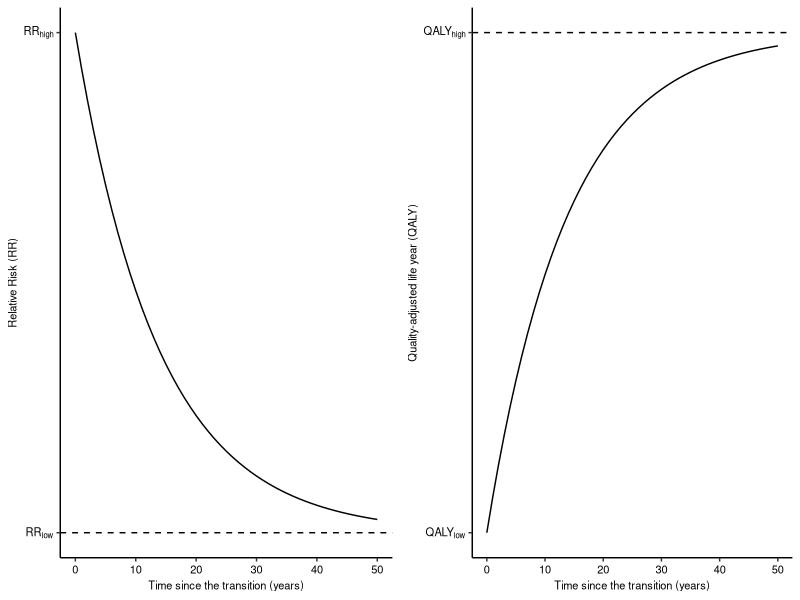

Write the R code that produced this figure.
library(ggplot2)
library(dplyr)
library(grid)
library(gridExtra)

outDirPlot <- file.path("code/figures/microscenario_plots/plots/outPlot")

foregroundCol <- "black"
backgroundCol <- "white"
axisTextSize <- 8

df_RR <- data.frame(x=seq(0, 50, 1)) %>% mutate(y=0.93^x)
df_QALY <- data.frame(x=seq(0, 50, 1)) %>% mutate(y=1-0.93^x)

pRR <- ggplot(data=df_RR, aes(x=x, y=y)) +
        geom_line() +
        geom_hline(yintercept = c(0), linetype="dashed") +
        theme_classic() +
        scale_y_continuous(breaks=c(0,1), labels=c(expression("RR"["low"]),expression("RR"["high"]))) +
        theme(axis.text.x  = element_text(color=foregroundCol, size=axisTextSize),
              axis.text.y = element_text(color=foregroundCol, size=axisTextSize),
              axis.title.x  = element_text(color=foregroundCol, size=axisTextSize),
              axis.title.y = element_text(color=foregroundCol, size=axisTextSize)) +
        labs(x="Time since the transition (years)", y="Relative Risk (RR)")

pQALY <- ggplot(data=df_QALY, aes(x=x, y=y)) +
    geom_line() +
    geom_hline(yintercept = c(1), linetype="dashed") +
    theme_classic() +
    scale_y_continuous(breaks=c(0,1), labels=c(expression("QALY"["low"]),expression("QALY"["high"]))) +
    theme(axis.text.x  = element_text(color=foregroundCol, size=axisTextSize),
          axis.text.y = element_text(color=foregroundCol, size=axisTextSize),
          axis.title.x  = element_text(color=foregroundCol, size=axisTextSize),
          axis.title.y = element_text(color=foregroundCol, size=axisTextSize)) +
    labs(x="Time since the transition (years)", y="Quality-adjusted life year (QALY)")

png(file.path(outDirPlot, paste0('RR_transition.png')),
    bg=backgroundCol, height=7,width=15,units='cm',res=400,pointsize=10)
grid.arrange(pRR, pQALY, nrow=1)
dev.off()